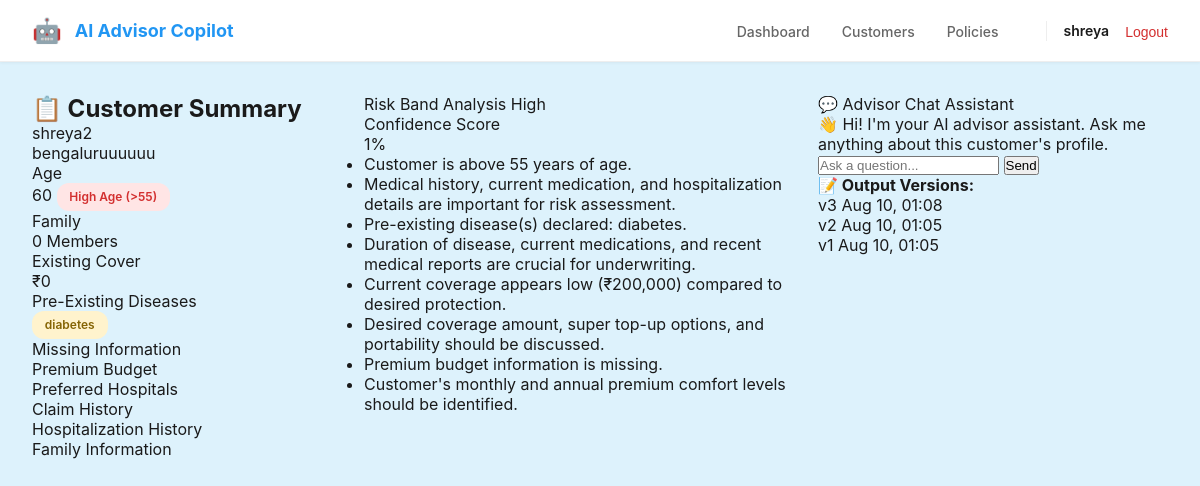
Page /dashboard/?customer_id=1 (signed in) on the committed database.
### advisors/models.py (models this page shows, shortened)
class Customer(models.Model):
    GENDER_CHOICES = [
        ("M", "Male"),
        ("F", "Female"),
        ("O", "Other"),
    ]
    full_name = models.CharField(max_length=255)
    age = models.IntegerField()
    gender = models.CharField(max_length=1, choices=GENDER_CHOICES)
    city = models.CharField(max_length=100)
    occupation = models.CharField(max_length=100)
    annual_income = models.DecimalField(max_digits=12, decimal_places=2, blank=True, null=True)
    premium_budget = models.DecimalField(max_digits=12, decimal_places=2, blank=True, null=True)
    preferred_hospitals = models.TextField(blank=True, null=True)
    assigned_to = models.ForeignKey(
        User, on_delete=models.CASCADE
    )  # Security: only assigned user sees this
    created_at = models.DateTimeField(auto_now_add=True)
    updated_at = models.DateTimeField(auto_now=True)

class MedicalDisclosure(models.Model):
    customer = models.ForeignKey(
        Customer, on_delete=models.CASCADE, related_name="medical_disclosures"
    )
    disease_name = models.CharField(max_length=255)
    diagnosis_date = models.DateField()
    medication_details = models.TextField()
    hospitalization_history = models.TextField(blank=True, null=True)

class QualificationInsight(models.Model):
    RISK_BAND_CHOICES = [
        ("Low", "Low Risk"),
        ("Moderate", "Moderate Risk"),
        ("High", "High Risk"),
    ]
    customer = models.ForeignKey(
        Customer, on_delete=models.CASCADE, related_name="qualification_insights"
    )
    risk_band = models.CharField(max_length=20, choices=RISK_BAND_CHOICES)
    confidence = models.FloatField()
    insights = models.JSONField()
    triggered_rules = models.JSONField()
    created_at = models.DateTimeField(auto_now_add=True)
    updated_at = models.DateTimeField(auto_now=True)
    class Meta:
        ordering = ['-created_at']

class AIOutputVersion(models.Model):
    OUTPUT_TYPES = [
        ('question_suggestion', 'Question Suggestion'),
        ('missing_info', 'Missing Information'),
        ('qualification', 'Qualification Insights'),
        ('chat', 'AI Chat'),
    ]
    customer = models.ForeignKey(Customer, on_delete=models.CASCADE, related_name='ai_output_versions')
    output_type = models.CharField(max_length=50, choices=OUTPUT_TYPES)
    version_number = models.IntegerField(default=1)
    response_json = models.JSONField()
    model_used = models.CharField(max_length=100, default='gemini-pro')
    created_at = models.DateTimeField(auto_now_add=True)
    updated_at = models.DateTimeField(auto_now=True)
    class Meta:
        ordering = ['-created_at']
        unique_together = ['customer', 'output_type', 'version_number']

### advisors/views.py (the view)
# urls.py: path("dashboard/", dashboard, name="dashboard"),
@login_required(login_url='login')
def dashboard(request):
    customers = Customer.objects.filter(assigned_to=request.user).order_by('-id')
    customers_count = customers.count()
    logs_count = AIRequestLog.objects.filter(customer__assigned_to=request.user).count()
    insights_count = QualificationInsight.objects.filter(customer__assigned_to=request.user).count()
    output_versions_count = AIOutputVersion.objects.filter(customer__assigned_to=request.user).count()
    selected_customer = None
    family_count = 0
    ped_list = []
    missing_info = []
    qualification_insight = None
    ai_output_versions = []
    customer_id = request.GET.get('customer_id')
    if customer_id:
        try:
            selected_customer = Customer.objects.get(id=customer_id, assigned_to=request.user)
            family_count = selected_customer.family_members.count()
            ped_list = [d.disease_name for d in selected_customer.medical_disclosures.all()]
            qualification_insight = selected_customer.qualification_insights.first()
            ai_output_versions = AIOutputVersion.objects.filter(customer=selected_customer).order_by('-created_at')[:5]
            if selected_customer.premium_budget is None:
                missing_info.append("Premium Budget")
            if not selected_customer.preferred_hospitals:
                missing_info.append("Preferred Hospitals")
            insurance_covers = selected_customer.insurance_covers.all()
            if not insurance_covers.exists():
                missing_info.append("Existing Insurance Cover")
            else:
                for cover in insurance_covers:
                    if not cover.claim_history:
                        missing_info.append("Claim History")
                        break
            for disclosure in selected_customer.medical_disclosures.all():
                if not disclosure.hospitalization_history:
                    missing_info.append("Hospitalization History")
                    break
            if not selected_customer.family_members.exists():
                missing_info.append("Family Information")
        except Customer.DoesNotExist:
            pass
    context = {
        "customers_count": customers_count,
        "logs_count": logs_count,
        "insights_count": insights_count,
        "output_versions_count": output_versions_count,
        "recent_customers": customers[:5],
        "all_customers": customers,  # NEW - For sidebar listing
        "selected_customer": selected_customer,  # NEW
        "family_count": family_count,  # NEW
        "ped_list": ped_list,  # NEW
        "missing_info": missing_info,  # NEW
        "qualification_insight": qualification_insight,  # NEW
        "ai_output_versions": ai_output_versions,  # NEW
    }
    return render(request, "dashboard.html", context)

### templates/dashboard.html (shortened to what this page needs)
{% load static %}
<!DOCTYPE html>
<html lang="en">
<head>
    <link rel="stylesheet" href="{% static 'style.css' %}">
</head>
<body>
    <nav class="navbar">
        <div class="nav-container">
            <a href="/" class="nav-logo">
                <span class="logo-icon">🤖</span>
                <span>AI Advisor Copilot</span>
            </a>
            <ul class="nav-menu">
                <li><a href="/" class="nav-link">Dashboard</a></li>
                <li><a href="/customers/" class="nav-link">Customers</a></li>
                <li><a href="/policies/" class="nav-link">Policies</a></li>
                <li class="nav-user">
                    <span class="user-name">{{ user.get_full_name|default:user.username }}</span>
                    <form method="POST" action="/logout/" style="display: inline;">
                        <button type="submit" class="nav-link logout-link" style="background: none; border: none; cursor: pointer;">Logout</button>
                    </form>
                </li>
            </ul>
        </div>
    </nav>
    <div class="main-container">
        <div class="dashboard-container">
            <div class="dashboard-section">
                {% if selected_customer %}
                    <div class="customer-summary">
                        <h2>📋 Customer Summary</h2>
                        <div class="customer-name">{{ selected_customer.full_name }}</div>
                        <div class="customer-city">{{ selected_customer.city|default:"Not specified" }}</div>
                        <div class="summary-field">
                            <div class="summary-label">Age</div>
                            <div class="summary-value">
                                {{ selected_customer.age }}
                                {% if selected_customer.age > 55 %}
                                    <span class="badge badge-age">High Age (>55)</span>
                                {% endif %}
                            </div>
                        </div>
                        <div class="summary-field">
                            <div class="summary-label">Family</div>
                            <div class="summary-value">{{ family_count|default:"0" }} Members</div>
                        </div>
                        <div class="summary-field">
                            <div class="summary-label">Existing Cover</div>
                            <div class="summary-value">₹{{ selected_customer.existing_cover|default:"0" }}</div>
                        </div>
                        {% if ped_list %}
                            <div class="summary-field">
                                <div class="summary-label">Pre-Existing Diseases</div>
                                <div class="summary-value">
                                    {% for ped in ped_list %}
                                        <span class="badge badge-info">{{ ped }}</span>
                                    {% endfor %}
                                </div>
                            </div>
                        {% endif %}
                        {% if missing_info %}
                            <div class="missing-section">
                                <div class="summary-label">Missing Information</div>
                                {% for item in missing_info %}
                                    <div class="missing-item">{{ item }}</div>
                                {% endfor %}
                            </div>
                        {% endif %}
                    </div>
                {% else %}
                    <div class="empty-state">
                        <p>👤 Select a customer to view details</p>
                        <a href="/customers/" class="select-customer-btn">Browse Customers</a>
                    </div>
                {% endif %}
            </div>
            <div class="dashboard-section">
                {% if selected_customer and qualification_insight %}
                    <div class="qualification-card">
                        <div class="risk-band-header">
                            <span class="risk-band-title">Risk Band Analysis</span>
                            <span class="risk-badge risk-badge-{{ qualification_insight.risk_band|lower }}">
                                {{ qualification_insight.risk_band }}
                            </span>
                        </div>
                        <div class="confidence-box">
                            <div class="confidence-label">Confidence Score</div>
                            <div class="confidence-value">{{ qualification_insight.confidence|floatformat:0 }}%</div>
                        </div>
                        <ul class="insights-list">
                            {% for insight in qualification_insight.insights %}
                                <li>{{ insight }}</li>
                            {% endfor %}
                        </ul>
                    </div>
                {% else %}
                    <div class="empty-state">
                        <p>📊 Select a customer to view qualification insights</p>
                    </div>
                {% endif %}
            </div>
            <div class="dashboard-section">
                {% if selected_customer %}
                    <div class="chat-assistant">
                        <div class="chat-header">💬 Advisor Chat Assistant</div>
                        <div class="chat-messages" id="chatMessages">
                            <div class="chat-message">
                                <div class="message-bubble assistant">
                                    👋 Hi! I'm your AI advisor assistant. Ask me anything about this customer's profile.
                                </div>
                            </div>
                        </div>
                        <div class="chat-input-group">
                            <input
                                type="text"
                                class="chat-input"
                                id="chatInput"
                                placeholder="Ask a question..."
                                data-customer-id="{{ selected_customer.id }}"
                            />
                            <button class="chat-send-btn" onclick="sendChatMessage()">Send</button>
                        </div>
                        <div class="output-versions">
                            <strong>📝 Output Versions:</strong>
                            {% if ai_output_versions %}
                                {% for version in ai_output_versions %}
                                    <div class="version-item">
                                        <span class="version-badge">v{{ version.version_number }}</span>
                                        <span>{{ version.created_at|date:"M d, H:i" }}</span>
                                    </div>
                                {% endfor %}
                            {% else %}
                                <div class="version-item">No versions yet</div>
                            {% endif %}
                        </div>
                    </div>
                {% else %}
                    <div class="empty-state">
                        <p>💬 Chat will be available after selecting a customer</p>
                    </div>
                {% endif %}
            </div>
        </div>
    </div>
</body>
</html>

### static/style.css (style rules this page uses)
* { margin: 0; padding: 0; box-sizing: border-box; }
body { font-family: -apple-system, BlinkMacSystemFont, 'Segoe UI', Roboto, 'Helvetica Neue', Arial, sans-serif; background: #f9f9f9; color: #1a1a1a; }
.navbar { background: white; border-bottom: 1px solid #eee; position: sticky; top: 0; z-index: 1000; box-shadow: 0 1px 3px rgba(0,0,0,0.05); }
.nav-container { display: flex; justify-content: space-between; align-items: center; padding: 1rem 2rem; max-width: 1600px; margin: 0 auto; }
.nav-logo { display: flex; align-items: center; gap: 0.8rem; font-weight: 700; color: #2196F3; font-size: 18px; text-decoration: none; }
.logo-icon { font-size: 24px; }
.nav-menu { display: flex; list-style: none; gap: 2rem; align-items: center; }
.nav-link { text-decoration: none; color: #666; font-size: 14px; font-weight: 500; transition: color 0.2s; }
.nav-user { display: flex; align-items: center; gap: 1rem; margin-left: 1rem; padding-left: 1rem; border-left: 1px solid #eee; }
.user-name { font-size: 14px; font-weight: 600; color: #1a1a1a; }
.logout-link { color: #d32f2f !important; }
.main-container { min-height: calc(100vh - 60px); background: #ddf2fc; }
.badge { display: inline-block; padding: 0.4rem 0.8rem; border-radius: 12px; font-size: 12px; font-weight: 600; }
.badge-age { background: #FFE5E5; color: #D32F2F; }
.badge-info { background: #FFF3CD; color: #856404; }

### templates/dashboard.html (style rules this page uses)
.dashboard-container { display: grid; grid-template-columns: 300px 1fr 350px; gap: 2rem; padding: 2rem; max-width: 1600px; margin: 0 auto; }

### rows in the picture
Customer: full_name "shreya2", city "bengaluruuuuuu", age "60"
MedicalDisclosure: ped_list "diabetes"
QualificationInsight: risk_band "High", confidence "1"
AIOutputVersion: version_number "3", created_at "Aug 10, 01:08"
AIOutputVersion: version_number "2", created_at "Aug 10, 01:05"
AIOutputVersion: version_number "1", created_at "Aug 10, 01:05"

### other values in the picture
{{ user.get_full_name|default:user.username }} "shreya"
{{ family_count|default:"0" }} "0"
{{ selected_customer.existing_cover|default:"0" }} "0"
{{ item }} "Premium Budget" "Preferred Hospitals" "Claim History" "Hospitalization History" "Family Information"
{{ insight }} "Customer is above 55 years of age." "Medical history, current medication, and hospitalization details are important for risk assessment." "Pre-existing disease(s) declared: diabetes." "Duration of disease, current medications, and recent medical reports are crucial for underwriting." "Current coverage appears low (₹200,000) compared to desired protection." "Desired coverage amount, super top-up options, and portability should be discussed." "Premium budget information is missing." "Customer's monthly and annual premium comfort levels should be identified."
